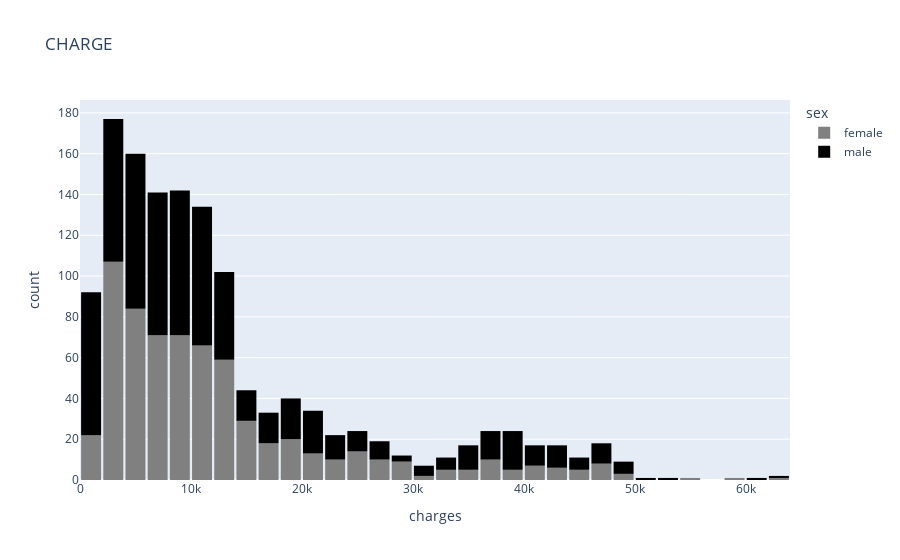

Here is the notebook cell this chart was saved with:
### Code cell
fig=xp.histogram(medicalpdf,
                 x='charges',
                 color='sex',
                 color_discrete_sequence=['grey','black','green'],
                 title='CHARGE')
fig.update_layout(bargap=0.1)
fig.show()

### Figure 1 — Plotly figure (JSON) as saved in the notebook; plotly's stock layout.template omitted (floating-point values rounded to 4 significant figures; data arrays with more than 128 entries replaced by an {"elided": "..."} marker saying what was removed)
{"data": [{"bingroup": "x", "hovertemplate": "sex=female<br>charges=%{x}<br>count=%{y}<extra></extra>", "legendgroup": "female", "marker": {"color": "grey", "pattern": {"shape": ""}}, "name": "female", "orientation": "v", "showlegend": true, "type": "histogram", "x": {"elided": "662 float values"}, "xaxis": "x", "yaxis": "y"}, {"bingroup": "x", "hovertemplate": "sex=male<br>charges=%{x}<br>count=%{y}<extra></extra>", "legendgroup": "male", "marker": {"color": "black", "pattern": {"shape": ""}}, "name": "male", "orientation": "v", "showlegend": true, "type": "histogram", "x": {"elided": "676 float values"}, "xaxis": "x", "yaxis": "y"}], "layout": {"bargap": 0.1, "barmode": "relative", "legend": {"title": {"text": "sex"}, "tracegroupgap": 0}, "title": {"text": "CHARGE"}, "xaxis": {"anchor": "y", "domain": [0, 1], "title": {"text": "charges"}}, "yaxis": {"anchor": "x", "domain": [0, 1], "title": {"text": "count"}}}}
